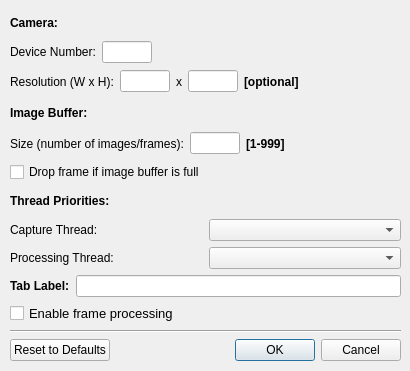
<?xml version="1.0" encoding="UTF-8"?>
<ui version="4.0">
 <class>CameraConnectDialog</class>
 <widget class="QDialog" name="CameraConnectDialog">
  <property name="geometry">
   <rect>
    <x>0</x>
    <y>0</y>
    <width>410</width>
    <height>371</height>
   </rect>
  </property>
  <property name="windowTitle">
   <string>Connect to Camera</string>
  </property>
  <widget class="QWidget" name="layoutWidget">
   <property name="geometry">
    <rect>
     <x>10</x>
     <y>10</y>
     <width>391</width>
     <height>351</height>
    </rect>
   </property>
   <layout class="QVBoxLayout" name="verticalLayout_4">
    <item>
     <layout class="QVBoxLayout" name="verticalLayout_3">
      <item>
       <widget class="QLabel" name="label_1">
        <property name="font">
         <font>
          <pointsize>9</pointsize>
          <weight>75</weight>
          <bold>true</bold>
         </font>
        </property>
        <property name="text">
         <string>Camera:</string>
        </property>
       </widget>
      </item>
      <item>
       <layout class="QHBoxLayout" name="horizontalLayout_2">
        <item>
         <widget class="QLabel" name="label_9">
          <property name="font">
           <font>
            <pointsize>9</pointsize>
            <weight>50</weight>
            <bold>false</bold>
           </font>
          </property>
          <property name="text">
           <string>Device Number:</string>
          </property>
         </widget>
        </item>
        <item>
         <widget class="QLineEdit" name="deviceNumberEdit">
          <property name="enabled">
           <bool>true</bool>
          </property>
          <property name="sizePolicy">
           <sizepolicy hsizetype="Fixed" vsizetype="Fixed">
            <horstretch>0</horstretch>
            <verstretch>0</verstretch>
           </sizepolicy>
          </property>
          <property name="minimumSize">
           <size>
            <width>50</width>
            <height>0</height>
           </size>
          </property>
          <property name="maximumSize">
           <size>
            <width>50</width>
            <height>16777215</height>
           </size>
          </property>
          <property name="font">
           <font>
            <pointsize>9</pointsize>
            <weight>50</weight>
            <italic>false</italic>
            <bold>false</bold>
           </font>
          </property>
         </widget>
        </item>
        <item>
         <spacer name="horizontalSpacer_1">
          <property name="orientation">
           <enum>Qt::Horizontal</enum>
          </property>
          <property name="sizeHint" stdset="0">
           <size>
            <width>40</width>
            <height>20</height>
           </size>
          </property>
         </spacer>
        </item>
       </layout>
      </item>
      <item>
       <layout class="QHBoxLayout" name="horizontalLayout_8">
        <item>
         <widget class="QLabel" name="label_11">
          <property name="font">
           <font>
            <pointsize>9</pointsize>
            <weight>50</weight>
            <bold>false</bold>
           </font>
          </property>
          <property name="text">
           <string>Resolution (W x H):</string>
          </property>
         </widget>
        </item>
        <item>
         <widget class="QLineEdit" name="resWEdit">
          <property name="enabled">
           <bool>true</bool>
          </property>
          <property name="sizePolicy">
           <sizepolicy hsizetype="Fixed" vsizetype="Fixed">
            <horstretch>0</horstretch>
            <verstretch>0</verstretch>
           </sizepolicy>
          </property>
          <property name="minimumSize">
           <size>
            <width>50</width>
            <height>0</height>
           </size>
          </property>
          <property name="maximumSize">
           <size>
            <width>50</width>
            <height>16777215</height>
           </size>
          </property>
          <property name="font">
           <font>
            <pointsize>9</pointsize>
            <weight>50</weight>
            <italic>false</italic>
            <bold>false</bold>
           </font>
          </property>
         </widget>
        </item>
        <item>
         <widget class="QLabel" name="label_13">
          <property name="font">
           <font>
            <pointsize>9</pointsize>
            <weight>50</weight>
            <bold>false</bold>
           </font>
          </property>
          <property name="text">
           <string>x</string>
          </property>
         </widget>
        </item>
        <item>
         <widget class="QLineEdit" name="resHEdit">
          <property name="enabled">
           <bool>true</bool>
          </property>
          <property name="sizePolicy">
           <sizepolicy hsizetype="Fixed" vsizetype="Fixed">
            <horstretch>0</horstretch>
            <verstretch>0</verstretch>
           </sizepolicy>
          </property>
          <property name="minimumSize">
           <size>
            <width>50</width>
            <height>0</height>
           </size>
          </property>
          <property name="maximumSize">
           <size>
            <width>50</width>
            <height>16777215</height>
           </size>
          </property>
          <property name="font">
           <font>
            <pointsize>9</pointsize>
            <weight>50</weight>
            <italic>false</italic>
            <bold>false</bold>
           </font>
          </property>
         </widget>
        </item>
        <item>
         <widget class="QLabel" name="label_12">
          <property name="font">
           <font>
            <pointsize>9</pointsize>
            <weight>75</weight>
            <bold>true</bold>
           </font>
          </property>
          <property name="text">
           <string>[optional]</string>
          </property>
         </widget>
        </item>
        <item>
         <spacer name="horizontalSpacer_4">
          <property name="orientation">
           <enum>Qt::Horizontal</enum>
          </property>
          <property name="sizeHint" stdset="0">
           <size>
            <width>40</width>
            <height>20</height>
           </size>
          </property>
         </spacer>
        </item>
       </layout>
      </item>
      <item>
       <widget class="QLabel" name="label_3">
        <property name="font">
         <font>
          <pointsize>9</pointsize>
          <weight>75</weight>
          <bold>true</bold>
         </font>
        </property>
        <property name="text">
         <string>Image Buffer:</string>
        </property>
       </widget>
      </item>
      <item>
       <layout class="QHBoxLayout" name="horizontalLayout">
        <item>
         <widget class="QLabel" name="label_2">
          <property name="font">
           <font>
            <pointsize>9</pointsize>
            <weight>50</weight>
            <bold>false</bold>
           </font>
          </property>
          <property name="text">
           <string>Size (number of images/frames):</string>
          </property>
         </widget>
        </item>
        <item>
         <widget class="QLineEdit" name="imageBufferSizeEdit">
          <property name="sizePolicy">
           <sizepolicy hsizetype="Minimum" vsizetype="Fixed">
            <horstretch>0</horstretch>
            <verstretch>0</verstretch>
           </sizepolicy>
          </property>
          <property name="minimumSize">
           <size>
            <width>50</width>
            <height>0</height>
           </size>
          </property>
          <property name="maximumSize">
           <size>
            <width>50</width>
            <height>16777215</height>
           </size>
          </property>
          <property name="font">
           <font>
            <pointsize>9</pointsize>
           </font>
          </property>
         </widget>
        </item>
        <item>
         <widget class="QLabel" name="label_4">
          <property name="font">
           <font>
            <pointsize>9</pointsize>
            <weight>75</weight>
            <bold>true</bold>
           </font>
          </property>
          <property name="text">
           <string>[1-999]</string>
          </property>
         </widget>
        </item>
        <item>
         <spacer name="horizontalSpacer_2">
          <property name="orientation">
           <enum>Qt::Horizontal</enum>
          </property>
          <property name="sizeHint" stdset="0">
           <size>
            <width>40</width>
            <height>20</height>
           </size>
          </property>
         </spacer>
        </item>
       </layout>
      </item>
      <item>
       <widget class="QCheckBox" name="dropFrameCheckBox">
        <property name="font">
         <font>
          <pointsize>9</pointsize>
         </font>
        </property>
        <property name="text">
         <string>Drop frame if image buffer is full</string>
        </property>
       </widget>
      </item>
      <item>
       <widget class="QLabel" name="label_5">
        <property name="font">
         <font>
          <pointsize>9</pointsize>
          <weight>75</weight>
          <bold>true</bold>
         </font>
        </property>
        <property name="text">
         <string>Thread Priorities:</string>
        </property>
       </widget>
      </item>
      <item>
       <layout class="QHBoxLayout" name="horizontalLayout_3">
        <item>
         <layout class="QVBoxLayout" name="verticalLayout">
          <item>
           <widget class="QLabel" name="label_6">
            <property name="font">
             <font>
              <pointsize>9</pointsize>
              <weight>50</weight>
              <bold>false</bold>
             </font>
            </property>
            <property name="text">
             <string>Capture Thread:</string>
            </property>
           </widget>
          </item>
          <item>
           <widget class="QLabel" name="label_7">
            <property name="font">
             <font>
              <pointsize>9</pointsize>
              <weight>50</weight>
              <bold>false</bold>
             </font>
            </property>
            <property name="text">
             <string>Processing Thread:</string>
            </property>
           </widget>
          </item>
         </layout>
        </item>
        <item>
         <layout class="QVBoxLayout" name="verticalLayout_2">
          <item>
           <widget class="QComboBox" name="capturePrioComboBox">
            <property name="font">
             <font>
              <pointsize>9</pointsize>
             </font>
            </property>
           </widget>
          </item>
          <item>
           <widget class="QComboBox" name="processingPrioComboBox">
            <property name="font">
             <font>
              <pointsize>9</pointsize>
             </font>
            </property>
           </widget>
          </item>
         </layout>
        </item>
       </layout>
      </item>
      <item>
       <layout class="QHBoxLayout" name="horizontalLayout_5">
        <item>
         <widget class="QLabel" name="label_8">
          <property name="font">
           <font>
            <pointsize>9</pointsize>
            <weight>75</weight>
            <bold>true</bold>
           </font>
          </property>
          <property name="text">
           <string>Tab Label:</string>
          </property>
         </widget>
        </item>
        <item>
         <widget class="QLineEdit" name="tabLabelEdit">
          <property name="font">
           <font>
            <pointsize>9</pointsize>
           </font>
          </property>
         </widget>
        </item>
       </layout>
      </item>
      <item>
       <layout class="QHBoxLayout" name="horizontalLayout_7">
        <item>
         <widget class="QCheckBox" name="enableFrameProcessingCheckBox">
          <property name="font">
           <font>
            <pointsize>10</pointsize>
           </font>
          </property>
          <property name="text">
           <string>Enable frame processing</string>
          </property>
         </widget>
        </item>
       </layout>
      </item>
     </layout>
    </item>
    <item>
     <widget class="Line" name="line">
      <property name="orientation">
       <enum>Qt::Horizontal</enum>
      </property>
     </widget>
    </item>
    <item>
     <layout class="QHBoxLayout" name="horizontalLayout_4">
      <item>
       <widget class="QPushButton" name="resetToDefaultsPushButton">
        <property name="text">
         <string>Reset to Defaults</string>
        </property>
       </widget>
      </item>
      <item>
       <widget class="QDialogButtonBox" name="okCancelBox">
        <property name="orientation">
         <enum>Qt::Horizontal</enum>
        </property>
        <property name="standardButtons">
         <set>QDialogButtonBox::Cancel|QDialogButtonBox::Ok</set>
        </property>
       </widget>
      </item>
     </layout>
    </item>
   </layout>
  </widget>
 </widget>
 <resources/>
 <connections>
  <connection>
   <sender>okCancelBox</sender>
   <signal>accepted()</signal>
   <receiver>CameraConnectDialog</receiver>
   <slot>accept()</slot>
   <hints>
    <hint type="sourcelabel">
     <x>276</x>
     <y>293</y>
    </hint>
    <hint type="destinationlabel">
     <x>204</x>
     <y>159</y>
    </hint>
   </hints>
  </connection>
  <connection>
   <sender>okCancelBox</sender>
   <signal>rejected()</signal>
   <receiver>CameraConnectDialog</receiver>
   <slot>reject()</slot>
   <hints>
    <hint type="sourcelabel">
     <x>276</x>
     <y>293</y>
    </hint>
    <hint type="destinationlabel">
     <x>204</x>
     <y>159</y>
    </hint>
   </hints>
  </connection>
 </connections>
</ui>
